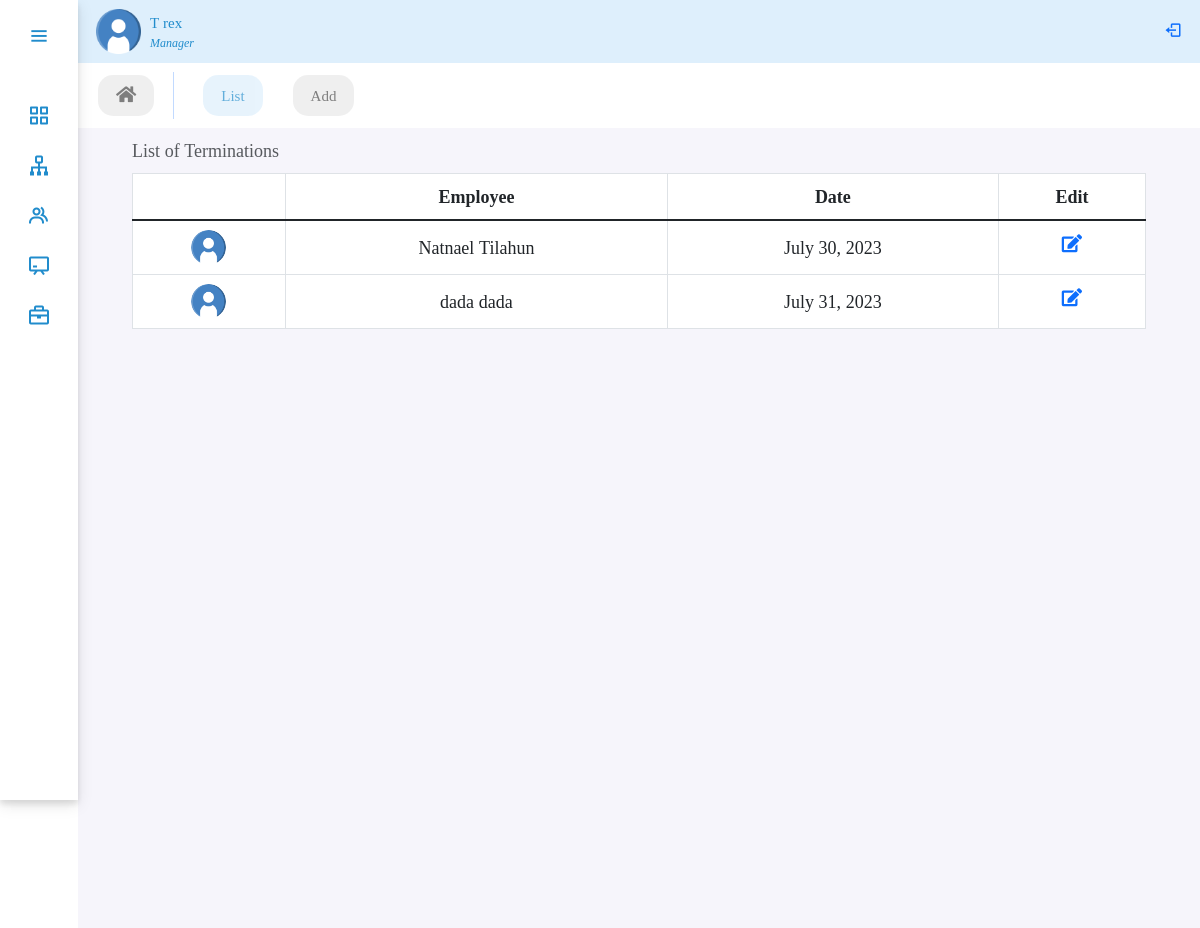
/panel/termination (signed in), run on an earlier commit of the app's database.
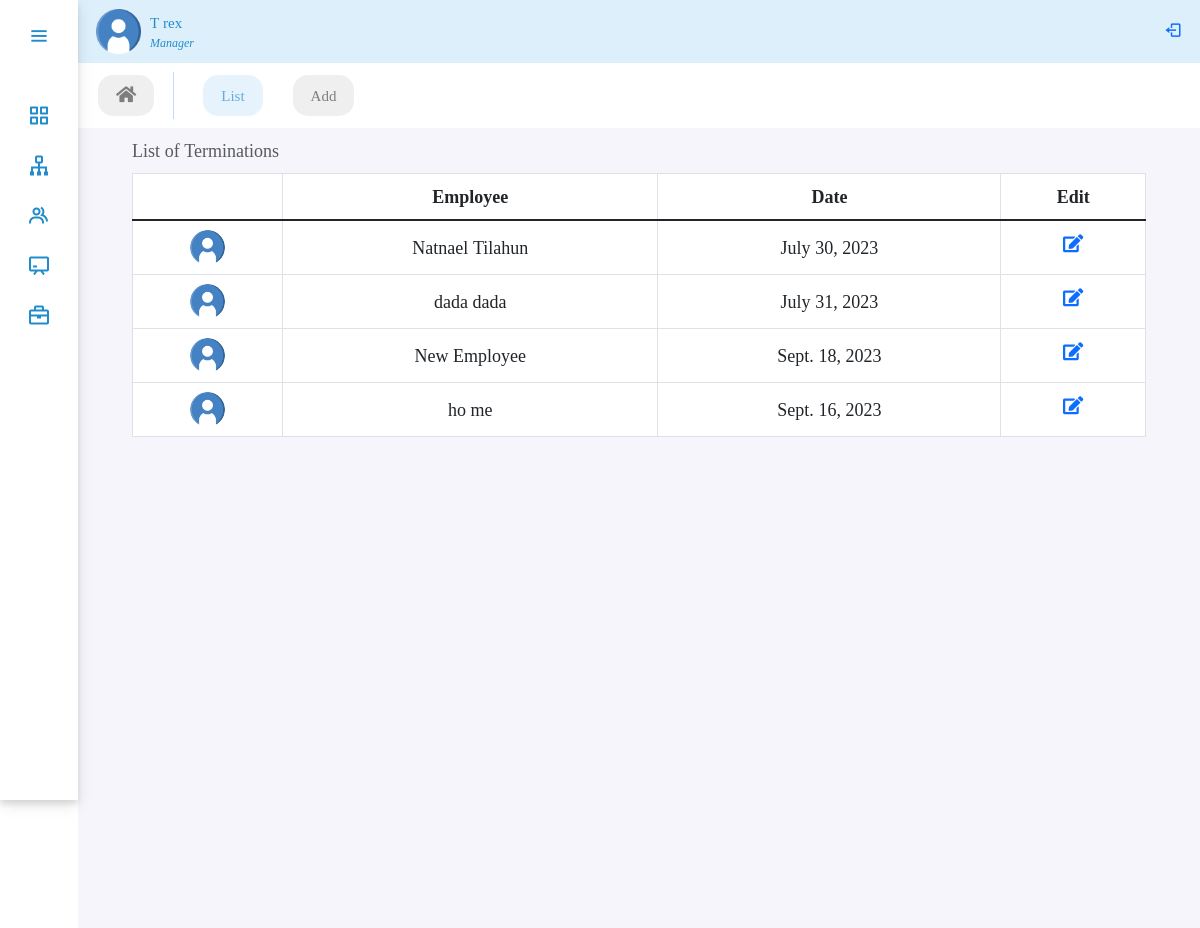
And on a later commit of the database.
### performance/models.py (models this page shows, shortened)
class Termination(models.Model):
    employee = models.ForeignKey(
        Employee, on_delete=models.SET_NULL, null=True)
    date_of_termination = models.DateField(null=True)
    reason = models.CharField(max_length=100, null=True)
    note = models.TextField(blank=True, null=True)

class Employee(models.Model):
    user = models.OneToOneField(
        CustomUser, on_delete=models.CASCADE, null=True, blank=True, related_name='user')
    GENDER_CHOICES = (
        ('M', 'Male'),
        ('F', 'Female'),
    )
    MARITAL_STATUS_CHOICES = (
        ('S', 'Single'),
        ('M', 'Married'),
        ('D', 'Divorced'),
        ('W', 'Widowed'),
    )
    EMPLOYMENT_TYPE_CHOICES = (
        ('fulltime_permanent', 'Fulltime Permanent'),
        ('fulltime_probation', 'Fulltime Probation'),
        ('part_time_contract', 'Part Time Contract'),
    )
    STATUS_CHOICES = (
        ('A', 'Active'),
        ('IN', 'Inactive'),
    )
    avatar = models.ImageField(upload_to='avatar/', null=True, blank=True)
    gender = models.CharField(max_length=1, choices=GENDER_CHOICES, null=True)
    dob = models.DateField(blank=True, null=True)
    nationality = models.CharField(max_length=100, null=True, blank=True)
    marital_status = models.CharField(
        max_length=50, choices=MARITAL_STATUS_CHOICES, null=True, blank=True)
    phone_number = models.CharField(max_length=20, null=True, blank=True)
    email = models.EmailField(max_length=254)
    address = models.CharField(max_length=100, null=True, blank=True)
    joined_date = models.DateField(null=True)
    department = models.ForeignKey(
        Department, on_delete=models.SET_NULL, null=True, blank=True)
    designation = models.ForeignKey(
        Designation, on_delete=models.SET_NULL, null=True)
    employment_type = models.CharField(
        max_length=20, choices=EMPLOYMENT_TYPE_CHOICES, null=True)
    salary = models.DecimalField(
        max_digits=10, decimal_places=2, null=True, blank=True)
    promotion_designation = models.ForeignKey(
        Designation, on_delete=models.SET_NULL, related_name='promotion', null=True, blank=True)
    manager = models.ForeignKey(
        CustomUser, on_delete=models.SET_NULL, null=True, blank=True)
    created_at = models.DateTimeField(auto_now_add=True, null=True, blank=True)
    updated_at = models.DateTimeField(auto_now=True, null=True, blank=True)
    status = models.CharField(max_length=50, null=True, choices=STATUS_CHOICES)
    note = models.TextField(blank=True, null=True)
    objects = ActiveEmployeeManager()

class CustomUser(AbstractBaseUser, PermissionsMixin):
    user_id = models.CharField(max_length=10, unique=True)
    first_name = models.CharField(max_length=30)
    last_name = models.CharField(max_length=30)
    is_active = models.BooleanField(default=True)
    is_manager = models.BooleanField(default=False)
    is_employee = models.BooleanField(default=False)
    is_admin = models.BooleanField(default=False)
    is_staff = models.BooleanField(default=False)
    is_superuser = models.BooleanField(default=False)
    objects = UserManager()
    USERNAME_FIELD = 'user_id'
    REQUIRED_FIELDS = ['first_name', 'last_name']
    class Meta:
        permissions = [
            ("view_manager_pages", "Can view manager pages"),
            ("view_employee_pages", "Can view employee pages"),
        ]

### performance/views.py (the view)
# urls.py: path('panel/termination', views.TerminationListView.as_view(), name='termination'),
class TerminationListView(UserPassesTestMixin, ListView):
    model = Termination
    template_name = 'performance/termination/termination.html'
    context_object_name = 'terminated'
    def test_func(self):
        return is_manager(self.request.user)

### performance/views.py (called while the page is built)
def is_manager(user):
    return user.is_authenticated and user.is_manager

### performance/templates/performance/termination/termination.html (shortened to what this page needs)
{% extends 'performance/adminPanel.html' %}
{% load static %}
{% block body %}
<ul class="nav panelNav fw-medium">
    <li class="nav-item">
        <a class="nav-link" href="{% url 'dashboard' %}"><i class="fa fa-home"></i></a>
    </li>
    <li class="nav-item">
        <a class="nav-link active" href="{% url 'termination' %}"> List</a>
    </li>
    <li class="nav-item">
        <a class="nav-link" href="{% url 'termination_create' %}">Add</a>
    </li>
</ul>
<div class="table-responsive table-hover home-section px-lg-5">
    <table class="table table-bordered caption-top">
        <caption>List of Terminations</caption>
        <thead>
            <tr>
            <th class="text-center" scope="col"></th>
            <th class="text-center" scope="col">Employee</th>
            <th class="text-center" scope="col">Date</th>
            <th class="text-center" scope="col">Edit</th>
            </tr>
        </thead>
        <tbody class="table-group-divider">
            {% for employee in terminated %}
            <tr>
                <td class="text-center"><img src="/media/avatar/user.png" style="width:35px; height:35px; border-radius: 100%;"></td>
                <td class="align-middle text-center">{{employee.employee.user.first_name}} {{employee.employee.user.last_name}}</td>
                <td class="align-middle text-center">{{employee.date_of_termination}}</td>
                <td class="text-center"><a href="{% url 'termination_update' employee.id %}" ><i class="fas fa-edit"></i></a></td>
            </tr>
            {%endfor%}
        </tbody>
    </table>
</div>
{% endblock body %}

What changed in the data, as far as the page shows it:
added Termination: employee.user.first_name "New", employee.user.last_name "Employee", date_of_termination "Sept. 18, 2023"
added Termination: employee.user.first_name "ho", employee.user.last_name "me", date_of_termination "Sept. 16, 2023"
